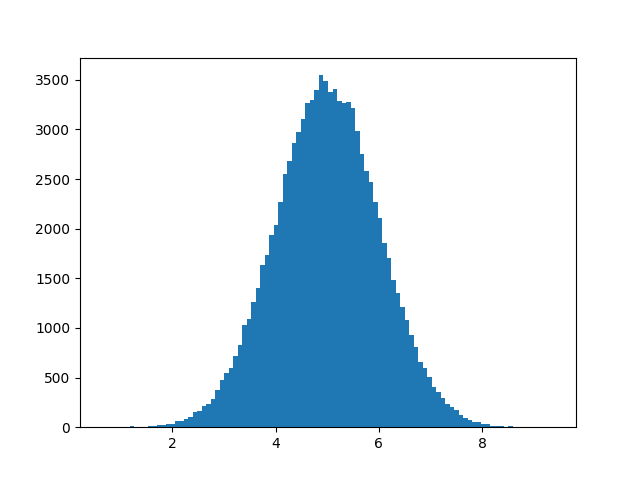

Write Python code to recreate this figure.
# W3Schools, Python Machine Learning, Normal Data Distribution
import numpy
import matplotlib.pyplot as plt

x = numpy.random.normal(5.0, 1.0, 100000)

plt.hist(x, 100)
plt.show()
